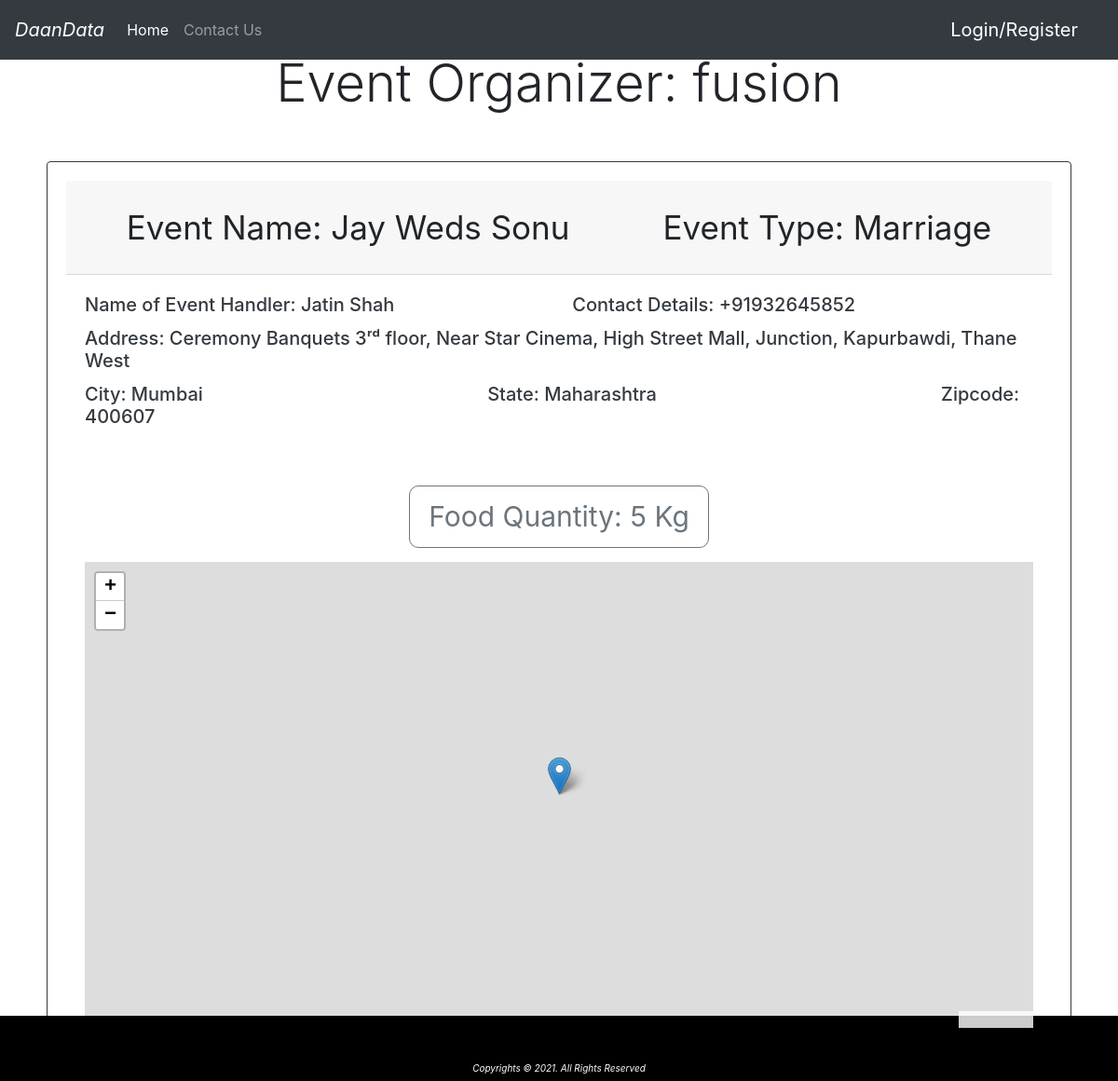
The page /ngo/event/5 on the database its author committed.
### eventManager/models.py (models this page shows, shortened)
class PostEvent(models.Model):
    event_id = models.AutoField
    event_organiser = models.ForeignKey(EventManager, on_delete=models.CASCADE)
    event_name = models.CharField(max_length=100)
    event_manager = models.CharField(max_length=100)
    event_contact = models.CharField(max_length=13)
    event_address = models.CharField(max_length=200)
    event_location = models.CharField(max_length=100)
    event_city = models.CharField(max_length=100)
    event_state = models.CharField(max_length=100)
    event_zipcode = models.CharField(max_length=10)
    event_foodqty = models.PositiveIntegerField(default=0)
    event_type = models.CharField(max_length=100, default='')
    event_status = models.BooleanField(default=False)
    event_lat = models.CharField(max_length=100, default='')
    event_lon = models.CharField(max_length=100, default='')

### ngo/models.py (models this page shows, shortened)
class EventManager(models.Model):
    user = models.OneToOneField(User, on_delete=models.CASCADE, primary_key = True)
    organisation_picture = models.ImageField(default='default.jpg', upload_to='organisation_pics',null=True, blank=True)
    def __str__(self):
        return self.user.username

class User(AbstractUser):
    is_ngo = models.BooleanField('ngo status', default=False)
    is_eventManager = models.BooleanField('eventManager status', default=False)
    name = models.CharField(max_length=50,default=' ')
    manager_name = models.CharField(max_length=50,default=' ')
    phone_number = models.CharField(max_length=12,default=' ')
    email = models.EmailField(default='')
    address = models.TextField(default=' ')
    state = models.CharField(max_length=50,default=' ')
    city = models.CharField(max_length=50,default=' ')
    zipcode = models.CharField(max_length=10)

### ngo/views.py (the view)
# urls.py: path('event/<int:pk>', views.eventDetail, name='event-detail'),
def eventDetail(request, pk):
    obj = PostEvent.objects.filter(id=pk)
    return render(request, 'ngo/eventDetail.html', {'event':obj[0]})

### ngo/templates/ngo/eventDetail.html (shortened to what this page needs)
{% extends "ngo/base.html" %}
{% block body %}
<h4 class="display-4 mt-2">Event Organizer: {{ event.event_organiser }}</h4>
<div class="card border-dark mb-3" style="padding: 20px; margin: 50px;">
  <div class="card-header event-header"><span style="padding-right: 100px;">Event Name: {{ event.event_name }} </span>Event Type: {{ event.event_type }}</div>
  <div class="card-body text-dark">
    <div>
      <h5 class="card-title"><span style="float: left;">Name of Event Handler: {{ event.event_manager }}</span>
        <span class="align-div">Contact Details: {{ event.event_contact }}</span></h5>
    </div>
    <div>
      <h5 class="card-title">Address: {{ event.event_address }}</h5>
    <div class="address-div">
      <h5 class="card-title">
      <span style="padding-right: 300px;">City: {{ event.event_city }}</span>
      <span style="padding-right: 300px;">State: {{ event.event_state }}</span>
      <span >Zipcode: {{ event.event_zipcode }}</span>
    </h5>
    </div>
    <div class="text-center">
    <button type="button" class="btn btn-outline-secondary btn-xl mybtn">Food Quantity: {{ event.event_foodqty }} Kg</button>
  </div>
</div>
<div id="mymap"></div>
{% endblock body %}

### rows shown on the page
PostEvent: event_organiser "fusion", event_name "Jay Weds Sonu", event_type "Marriage", event_manager "Jatin Shah", event_contact "+91932645852", event_address "Ceremony Banquets 3ʳᵈ floor, Near Star Cinema, High Street Mall, Junction, Kapurbawdi, Thane West", event_city "Mumbai", event_state "Maharashtra", event_zipcode "400607", event_foodqty "5"
